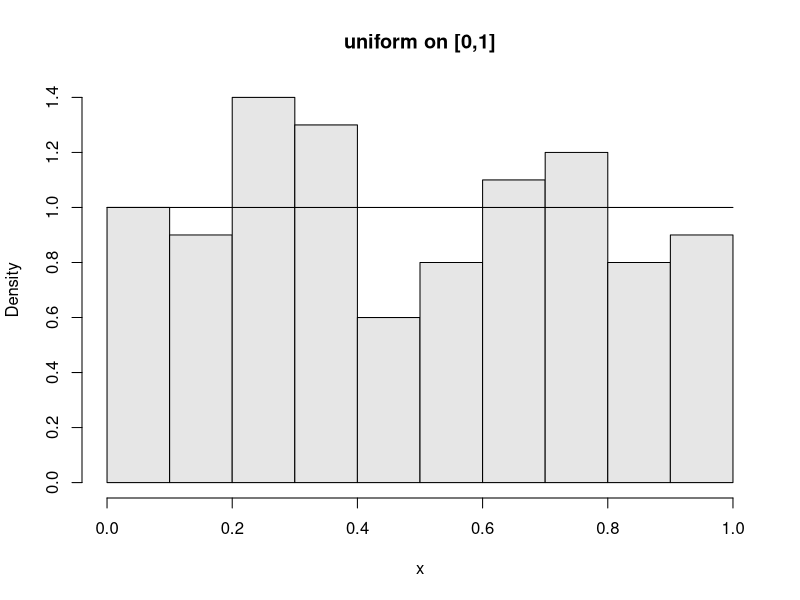

Reproduce this figure in R.
#!/usr/bin/r

## plot with a regression line
## first define a regression line drawing function
plot.regression = function(x,y) {
   panel.xyplot(x,y)
   panel.abline(lm(y~x))
   }

# peoples samples richer
sample(1:6,10,replace=T)

# stable sorted roll lives Nissan
RollLives = function(n) sample(1:6,n,replace=T)

runif(1,0,2)
# time at light
# [1] 1.490857
# also runif(1,min=0,max=2)
runif(5,0,2)
# time at 5 lights
# [1] 0.07076444 0.01870595 0.50100158 0.61309213 0.77972391
runif(5)
# 5 random numbers in [0,1]
# [1] 0.1705696 0.8001335 0.9218580 0.1200221 0.1836119


x=runif(100)
# get the random numbers
hist(x,probability=TRUE,col=gray(.9),main="uniform on [0,1]")
curve(dunif(x,0,1),add=T)


